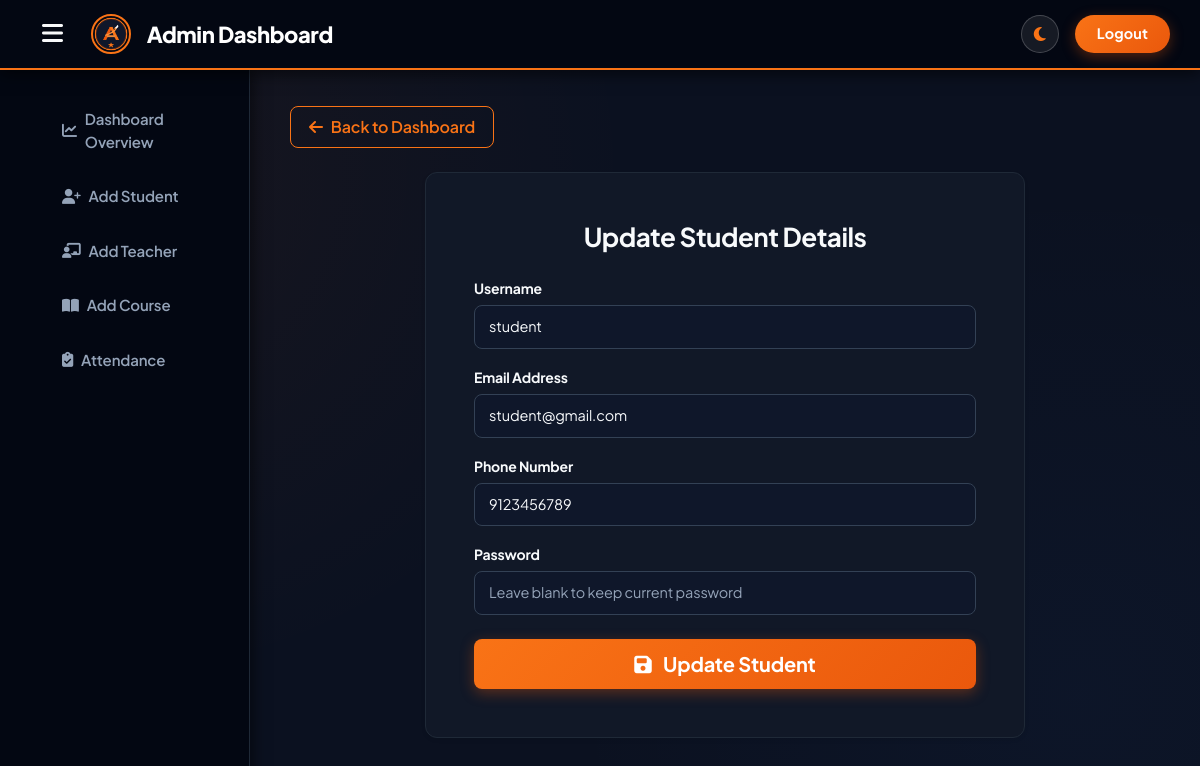
Screenshot of /update_student.php?student_id=2 (signed in) with the database file from the repository.
### tables this page shows
CREATE TABLE `user` (
  `id` int(11) NOT NULL AUTO_INCREMENT,
  `username` varchar(50) DEFAULT NULL,
  `phone` varchar(15) DEFAULT NULL,
  `email` varchar(50) DEFAULT NULL,
  `usertype` varchar(50) DEFAULT NULL,
  `password` varchar(255) DEFAULT NULL,
  PRIMARY KEY (`id`)
);

### update_student.php (the view, shortened to what this page needs)
<?php
$data = mysqli_connect("localhost","root","","collegepr",3307);
$id = $_GET['student_id'];
$sql = "SELECT * FROM user WHERE id = '$id' ";
$result = mysqli_query($data,$sql);
$info = $result->fetch_assoc();
?>
<!DOCTYPE html>
<html lang="en">
<head>
    <?php include 'admin_css.php'; ?>
</head>
<body>
<?php include 'admin_sidebar.php'; ?>
<div class="content">
    <div class="card shadow-sm border-0" style="max-width: 600px; margin: 0 auto;">
        <div class="card-body p-5">
            <h2 class="mb-4 text-center fw-bold">Update Student Details</h2>
            <form action="#" method="POST">
                <div class="mb-3">
                    <label class="form-label fw-bold">Username</label>
                    <input type="text" class="form-control" name="name" value="<?php echo htmlspecialchars($info['username']); ?>" required>
                </div>
                <div class="mb-3">
                    <label class="form-label fw-bold">Email Address</label>
                    <input type="email" class="form-control" name="email" value="<?php echo htmlspecialchars($info['email']); ?>" required>
                </div>
                <div class="mb-3">
                    <label class="form-label fw-bold">Phone Number</label>
                    <input name="phone" class="form-control" type="tel" pattern="^\d{10}$" required title="Enter a valid 10 digit phone number" value="<?php echo htmlspecialchars($info['phone']); ?>">
                </div>
                <div class="mb-4">
                    <label class="form-label fw-bold">Password</label>
                    <input type="password" class="form-control" name="password" placeholder="Leave blank to keep current password">
                </div>
                <div class="d-grid">
                    <button type="submit" class="btn btn-primary btn-lg" name="update">
                        <i class="fas fa-save me-2"></i> Update Student
                    </button>
                </div>
            </form>
        </div>
    </div>
</div>
</body>
</html>

### admin.css (style rules this page uses)
:root { --bg-color: #0b1120; --header-bg: #030712; --sidebar-bg: #030712; --sidebar-link: #94a3b8; --sidebar-hover-bg: #111827; --sidebar-hover-color: #f97316; --card-bg: #111827; --card-border: #1f2937; --text-heading: #f8fafc; --text-body: #cbd5e1; --text-muted: #94a3b8; --input-bg: #0f172a; --input-border: #334155; --input-text: #f8fafc; --table-bg: #111827; --table-header: #030712; --table-border: #1f2937; --table-text: #e2e8f0; --header-border: #f97316; --dashhead-color: #ffffff; --accent-orange: #f97316; --accent-orange-hover: #ea580c; --shadow-header: 0 4px 15px rgba(0,0,0,0.6); --shadow-sidebar: 2px 0 15px rgba(0,0,0,0.6); --shadow-card: 0 10px 30px rgba(0,0,0,0.4); }
* { margin: 0; padding: 0; box-sizing: border-box; font-family: 'Plus Jakarta Sans', 'Inter', -apple-system, BlinkMacSystemFont, sans-serif; letter-spacing: -0.01em; }
body { background-color: var(--bg-color) !important; background-image: radial-gradient(circle at 10% 20%, rgba(249, 115, 22, 0.05) 0%, transparent 40%), radial-gradient(circle at 90% 80%, rgba(59, 130, 246, 0.04) 0%, transparent 40%) !important; color: var(--text-body) !important; transition: background-color 0.25s ease, color 0.25s ease; min-height: 100vh; }
.content { margin-left: 250px; margin-top: 70px; padding: 36px 40px; min-height: calc(100vh - 70px); transition: all 0.25s ease; }
h1, h2, h3, h4, h5, h6 { color: var(--text-heading) !important; font-weight: 700; letter-spacing: -0.02em; transition: color 0.2s ease; }
h1, h2 { font-size: 26px; margin-bottom: 24px; }
.card { background-color: var(--card-bg) !important; border: 1px solid var(--card-border) !important; color: var(--text-heading) !important; box-shadow: var(--shadow-card); border-radius: 12px; transition: all 0.25s ease; }
.form-label { color: var(--text-heading); font-weight: 600; font-size: 14px; margin-bottom: 6px; }
.form-control, .form-select { background-color: var(--input-bg) !important; border: 1px solid var(--input-border) !important; color: var(--input-text) !important; border-radius: 8px; padding: 10px 14px; font-size: 14.5px; }
.btn-primary { background-color: #f97316 !important; background: linear-gradient(135deg, #f97316, #ea580c) !important; border: none !important; font-weight: 700; color: #ffffff !important; box-shadow: 0 4px 14px rgba(234, 88, 12, 0.35); border-radius: 8px; padding: 10px 22px; }
.form-control::placeholder, textarea.form-control::placeholder { color: var(--text-muted) !important; opacity: 1 !important; }

### rows the page displays
user: name "student", email "student@gmail.com", phone "9123456789"
